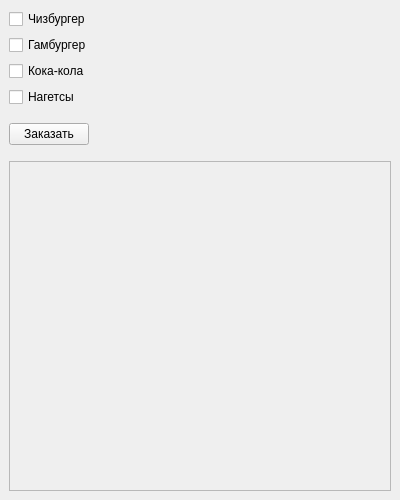
<?xml version="1.0" encoding="UTF-8"?>
<ui version="4.0">
 <class>MainWindow</class>
 <widget class="QMainWindow" name="MainWindow">
  <property name="geometry">
   <rect>
    <x>0</x>
    <y>0</y>
    <width>400</width>
    <height>500</height>
   </rect>
  </property>
  <property name="windowTitle">
   <string>MainWindow</string>
  </property>
  <widget class="QWidget" name="centralwidget">
   <property name="enabled">
    <bool>true</bool>
   </property>
   <layout class="QVBoxLayout" name="verticalLayout">
    <item>
     <widget class="QCheckBox" name="cbCheesburger">
      <property name="sizePolicy">
       <sizepolicy hsizetype="Fixed" vsizetype="Fixed">
        <horstretch>0</horstretch>
        <verstretch>0</verstretch>
       </sizepolicy>
      </property>
      <property name="text">
       <string>Чизбургер</string>
      </property>
     </widget>
    </item>
    <item>
     <widget class="QCheckBox" name="cbGamburger">
      <property name="sizePolicy">
       <sizepolicy hsizetype="Fixed" vsizetype="Fixed">
        <horstretch>0</horstretch>
        <verstretch>0</verstretch>
       </sizepolicy>
      </property>
      <property name="text">
       <string>Гамбургер</string>
      </property>
     </widget>
    </item>
    <item>
     <widget class="QCheckBox" name="cbCocaCola">
      <property name="sizePolicy">
       <sizepolicy hsizetype="Fixed" vsizetype="Fixed">
        <horstretch>0</horstretch>
        <verstretch>0</verstretch>
       </sizepolicy>
      </property>
      <property name="text">
       <string>Кока-кола</string>
      </property>
     </widget>
    </item>
    <item>
     <widget class="QCheckBox" name="cbNugget">
      <property name="sizePolicy">
       <sizepolicy hsizetype="Fixed" vsizetype="Fixed">
        <horstretch>0</horstretch>
        <verstretch>0</verstretch>
       </sizepolicy>
      </property>
      <property name="text">
       <string>Нагетсы</string>
      </property>
     </widget>
    </item>
    <item>
     <spacer name="verticalSpacer_2">
      <property name="orientation">
       <enum>Qt::Vertical</enum>
      </property>
      <property name="sizeType">
       <enum>QSizePolicy::Fixed</enum>
      </property>
      <property name="sizeHint" stdset="0">
       <size>
        <width>20</width>
        <height>10</height>
       </size>
      </property>
     </spacer>
    </item>
    <item>
     <widget class="QPushButton" name="btnOrder">
      <property name="enabled">
       <bool>true</bool>
      </property>
      <property name="sizePolicy">
       <sizepolicy hsizetype="Fixed" vsizetype="Fixed">
        <horstretch>0</horstretch>
        <verstretch>0</verstretch>
       </sizepolicy>
      </property>
      <property name="text">
       <string>Заказать</string>
      </property>
     </widget>
    </item>
    <item>
     <spacer name="verticalSpacer">
      <property name="orientation">
       <enum>Qt::Vertical</enum>
      </property>
      <property name="sizeType">
       <enum>QSizePolicy::Fixed</enum>
      </property>
      <property name="sizeHint" stdset="0">
       <size>
        <width>20</width>
        <height>10</height>
       </size>
      </property>
     </spacer>
    </item>
    <item>
     <widget class="QPlainTextEdit" name="plainTextEdit">
      <property name="enabled">
       <bool>false</bool>
      </property>
      <property name="sizePolicy">
       <sizepolicy hsizetype="Expanding" vsizetype="Expanding">
        <horstretch>0</horstretch>
        <verstretch>0</verstretch>
       </sizepolicy>
      </property>
     </widget>
    </item>
   </layout>
  </widget>
 </widget>
 <resources/>
 <connections/>
</ui>
